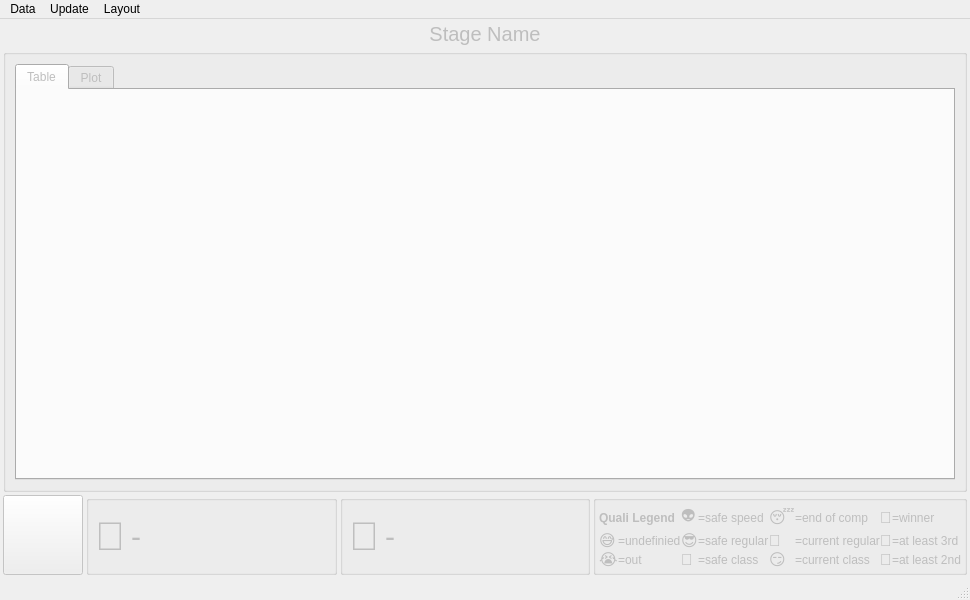
<?xml version="1.0" encoding="UTF-8"?>
<ui version="4.0">
 <class>NCM_Ranking</class>
 <widget class="QMainWindow" name="NCM_Ranking">
  <property name="geometry">
   <rect>
    <x>0</x>
    <y>0</y>
    <width>970</width>
    <height>600</height>
   </rect>
  </property>
  <property name="windowTitle">
   <string>MainWindow</string>
  </property>
  <widget class="QWidget" name="centralwidget">
   <property name="enabled">
    <bool>false</bool>
   </property>
   <layout class="QGridLayout" name="gridLayout_2">
    <property name="leftMargin">
     <number>3</number>
    </property>
    <property name="topMargin">
     <number>3</number>
    </property>
    <property name="rightMargin">
     <number>3</number>
    </property>
    <property name="bottomMargin">
     <number>3</number>
    </property>
    <property name="spacing">
     <number>3</number>
    </property>
    <item row="1" column="0" colspan="4">
     <widget class="QGroupBox" name="groupBox">
      <property name="title">
       <string/>
      </property>
      <layout class="QGridLayout" name="gridLayout">
       <item row="0" column="0">
        <widget class="QTabWidget" name="tabWidget_Ranking">
         <property name="currentIndex">
          <number>0</number>
         </property>
         <widget class="QWidget" name="tab">
          <attribute name="title">
           <string>Table</string>
          </attribute>
          <layout class="QGridLayout" name="gridLayout_6">
           <property name="leftMargin">
            <number>0</number>
           </property>
           <property name="topMargin">
            <number>0</number>
           </property>
           <property name="rightMargin">
            <number>0</number>
           </property>
           <property name="bottomMargin">
            <number>0</number>
           </property>
           <property name="spacing">
            <number>0</number>
           </property>
           <item row="0" column="0">
            <layout class="QHBoxLayout" name="horizontalLayout_Rankings"/>
           </item>
          </layout>
         </widget>
         <widget class="QWidget" name="tab_2">
          <attribute name="title">
           <string>Plot</string>
          </attribute>
          <layout class="QGridLayout" name="gridLayout_7">
           <property name="leftMargin">
            <number>0</number>
           </property>
           <property name="topMargin">
            <number>0</number>
           </property>
           <property name="rightMargin">
            <number>0</number>
           </property>
           <property name="bottomMargin">
            <number>0</number>
           </property>
           <property name="spacing">
            <number>0</number>
           </property>
           <item row="0" column="0">
            <layout class="QGridLayout" name="gridLayout_RankingGraphical"/>
           </item>
          </layout>
         </widget>
        </widget>
       </item>
      </layout>
     </widget>
    </item>
    <item row="2" column="2">
     <widget class="QGroupBox" name="groupBox_3">
      <property name="minimumSize">
       <size>
        <width>0</width>
        <height>80</height>
       </size>
      </property>
      <property name="maximumSize">
       <size>
        <width>16777215</width>
        <height>80</height>
       </size>
      </property>
      <property name="title">
       <string/>
      </property>
      <layout class="QGridLayout" name="gridLayout_4">
       <property name="leftMargin">
        <number>6</number>
       </property>
       <property name="topMargin">
        <number>6</number>
       </property>
       <property name="rightMargin">
        <number>6</number>
       </property>
       <property name="bottomMargin">
        <number>6</number>
       </property>
       <item row="0" column="0">
        <widget class="QLabel" name="label_2">
         <property name="sizePolicy">
          <sizepolicy hsizetype="Maximum" vsizetype="Maximum">
           <horstretch>0</horstretch>
           <verstretch>0</verstretch>
          </sizepolicy>
         </property>
         <property name="styleSheet">
          <string notr="true">font-size: 40px;</string>
         </property>
         <property name="text">
          <string>🤙</string>
         </property>
         <property name="alignment">
          <set>Qt::AlignRight|Qt::AlignTrailing|Qt::AlignVCenter</set>
         </property>
        </widget>
       </item>
       <item row="0" column="1">
        <widget class="QLabel" name="label_MostEpicMove">
         <property name="styleSheet">
          <string notr="true">font-size: 30px;</string>
         </property>
         <property name="text">
          <string>-</string>
         </property>
        </widget>
       </item>
      </layout>
     </widget>
    </item>
    <item row="2" column="0">
     <widget class="QPushButton" name="pushButton_DavidEilenstein">
      <property name="minimumSize">
       <size>
        <width>80</width>
        <height>80</height>
       </size>
      </property>
      <property name="maximumSize">
       <size>
        <width>80</width>
        <height>80</height>
       </size>
      </property>
      <property name="text">
       <string/>
      </property>
     </widget>
    </item>
    <item row="2" column="1">
     <widget class="QGroupBox" name="groupBox_2">
      <property name="sizePolicy">
       <sizepolicy hsizetype="Preferred" vsizetype="Maximum">
        <horstretch>0</horstretch>
        <verstretch>0</verstretch>
       </sizepolicy>
      </property>
      <property name="minimumSize">
       <size>
        <width>0</width>
        <height>80</height>
       </size>
      </property>
      <property name="maximumSize">
       <size>
        <width>16777215</width>
        <height>80</height>
       </size>
      </property>
      <property name="title">
       <string/>
      </property>
      <layout class="QGridLayout" name="gridLayout_3">
       <property name="leftMargin">
        <number>6</number>
       </property>
       <property name="topMargin">
        <number>6</number>
       </property>
       <property name="rightMargin">
        <number>6</number>
       </property>
       <property name="bottomMargin">
        <number>6</number>
       </property>
       <item row="0" column="2">
        <widget class="QLabel" name="label_FailOfTheDay">
         <property name="styleSheet">
          <string notr="true">font-size: 30px;</string>
         </property>
         <property name="text">
          <string>-</string>
         </property>
        </widget>
       </item>
       <item row="0" column="1">
        <widget class="QLabel" name="label_3">
         <property name="sizePolicy">
          <sizepolicy hsizetype="Maximum" vsizetype="Maximum">
           <horstretch>0</horstretch>
           <verstretch>0</verstretch>
          </sizepolicy>
         </property>
         <property name="styleSheet">
          <string notr="true">font-size: 40px;</string>
         </property>
         <property name="text">
          <string>💩</string>
         </property>
         <property name="alignment">
          <set>Qt::AlignRight|Qt::AlignTrailing|Qt::AlignVCenter</set>
         </property>
        </widget>
       </item>
      </layout>
     </widget>
    </item>
    <item row="0" column="0" colspan="4">
     <widget class="QLabel" name="label_StageName">
      <property name="sizePolicy">
       <sizepolicy hsizetype="Preferred" vsizetype="Maximum">
        <horstretch>0</horstretch>
        <verstretch>0</verstretch>
       </sizepolicy>
      </property>
      <property name="styleSheet">
       <string notr="true">font-size: 20px;</string>
      </property>
      <property name="text">
       <string>Stage Name</string>
      </property>
      <property name="alignment">
       <set>Qt::AlignCenter</set>
      </property>
     </widget>
    </item>
    <item row="2" column="3">
     <widget class="QGroupBox" name="groupBox_4">
      <property name="sizePolicy">
       <sizepolicy hsizetype="Maximum" vsizetype="Preferred">
        <horstretch>0</horstretch>
        <verstretch>0</verstretch>
       </sizepolicy>
      </property>
      <property name="minimumSize">
       <size>
        <width>0</width>
        <height>80</height>
       </size>
      </property>
      <property name="maximumSize">
       <size>
        <width>16777215</width>
        <height>80</height>
       </size>
      </property>
      <property name="title">
       <string/>
      </property>
      <layout class="QGridLayout" name="gridLayout_5">
       <property name="leftMargin">
        <number>3</number>
       </property>
       <property name="topMargin">
        <number>3</number>
       </property>
       <property name="rightMargin">
        <number>3</number>
       </property>
       <property name="bottomMargin">
        <number>3</number>
       </property>
       <property name="spacing">
        <number>0</number>
       </property>
       <item row="0" column="8">
        <widget class="QLabel" name="label_13">
         <property name="text">
          <string>=winner</string>
         </property>
        </widget>
       </item>
       <item row="2" column="0">
        <widget class="QLabel" name="label_16">
         <property name="styleSheet">
          <string notr="true">font-size: 16px;</string>
         </property>
         <property name="text">
          <string>😅</string>
         </property>
        </widget>
       </item>
       <item row="0" column="3">
        <widget class="QLabel" name="label_8">
         <property name="text">
          <string>=safe speed</string>
         </property>
        </widget>
       </item>
       <item row="2" column="8">
        <widget class="QLabel" name="label_14">
         <property name="text">
          <string>=at least 3rd</string>
         </property>
        </widget>
       </item>
       <item row="3" column="3">
        <widget class="QLabel" name="label_6">
         <property name="text">
          <string>=safe class</string>
         </property>
        </widget>
       </item>
       <item row="0" column="4">
        <widget class="QLabel" name="label_20">
         <property name="styleSheet">
          <string notr="true">font-size: 16px;</string>
         </property>
         <property name="text">
          <string>😴</string>
         </property>
        </widget>
       </item>
       <item row="2" column="1">
        <widget class="QLabel" name="label_4">
         <property name="text">
          <string>=undefinied</string>
         </property>
        </widget>
       </item>
       <item row="0" column="6">
        <widget class="QLabel" name="label_5">
         <property name="text">
          <string>=end of comp</string>
         </property>
        </widget>
       </item>
       <item row="3" column="4">
        <widget class="QLabel" name="label_22">
         <property name="styleSheet">
          <string notr="true">font-size: 16px;</string>
         </property>
         <property name="text">
          <string>😏</string>
         </property>
        </widget>
       </item>
       <item row="3" column="8">
        <widget class="QLabel" name="label_12">
         <property name="text">
          <string>=at least 2nd</string>
         </property>
        </widget>
       </item>
       <item row="2" column="2">
        <widget class="QLabel" name="label_18">
         <property name="styleSheet">
          <string notr="true">font-size: 16px;</string>
         </property>
         <property name="text">
          <string>😎</string>
         </property>
        </widget>
       </item>
       <item row="0" column="2">
        <widget class="QLabel" name="label_17">
         <property name="styleSheet">
          <string notr="true">font-size: 16px;</string>
         </property>
         <property name="text">
          <string>👽</string>
         </property>
        </widget>
       </item>
       <item row="2" column="4">
        <widget class="QLabel" name="label_21">
         <property name="styleSheet">
          <string notr="true">font-size: 16px;</string>
         </property>
         <property name="text">
          <string>🙂</string>
         </property>
        </widget>
       </item>
       <item row="3" column="6">
        <widget class="QLabel" name="label_11">
         <property name="text">
          <string>=current class</string>
         </property>
        </widget>
       </item>
       <item row="0" column="0" colspan="2">
        <widget class="QLabel" name="label">
         <property name="styleSheet">
          <string notr="true">font-weight: bold;</string>
         </property>
         <property name="text">
          <string>Quali Legend</string>
         </property>
        </widget>
       </item>
       <item row="3" column="2">
        <widget class="QLabel" name="label_19">
         <property name="styleSheet">
          <string notr="true">font-size: 16px;</string>
         </property>
         <property name="text">
          <string>🤩</string>
         </property>
        </widget>
       </item>
       <item row="2" column="3">
        <widget class="QLabel" name="label_7">
         <property name="text">
          <string>=safe regular</string>
         </property>
        </widget>
       </item>
       <item row="3" column="1">
        <widget class="QLabel" name="label_9">
         <property name="text">
          <string>=out</string>
         </property>
        </widget>
       </item>
       <item row="3" column="0">
        <widget class="QLabel" name="label_15">
         <property name="styleSheet">
          <string notr="true">font-size: 16px;</string>
         </property>
         <property name="text">
          <string>😭</string>
         </property>
        </widget>
       </item>
       <item row="2" column="6">
        <widget class="QLabel" name="label_10">
         <property name="text">
          <string>=current regular</string>
         </property>
        </widget>
       </item>
       <item row="0" column="7">
        <widget class="QLabel" name="label_23">
         <property name="styleSheet">
          <string notr="true">font-size: 16px;</string>
         </property>
         <property name="text">
          <string>🥇</string>
         </property>
        </widget>
       </item>
       <item row="2" column="7">
        <widget class="QLabel" name="label_24">
         <property name="styleSheet">
          <string notr="true">font-size: 16px;</string>
         </property>
         <property name="text">
          <string>🥉</string>
         </property>
        </widget>
       </item>
       <item row="3" column="7">
        <widget class="QLabel" name="label_25">
         <property name="styleSheet">
          <string notr="true">font-size: 16px;</string>
         </property>
         <property name="text">
          <string>🥈</string>
         </property>
        </widget>
       </item>
      </layout>
     </widget>
    </item>
   </layout>
  </widget>
  <widget class="QMenuBar" name="menubar">
   <property name="geometry">
    <rect>
     <x>0</x>
     <y>0</y>
     <width>970</width>
     <height>21</height>
    </rect>
   </property>
   <widget class="QMenu" name="menuData">
    <property name="title">
     <string>Data</string>
    </property>
    <addaction name="actionSelect_Data"/>
    <addaction name="actionExport_Competitor_List_from_current_ranking"/>
    <addaction name="actionSave_Screenshot"/>
   </widget>
   <widget class="QMenu" name="menuUpdate">
    <property name="title">
     <string>Update</string>
    </property>
    <addaction name="actionUpdate_now"/>
    <addaction name="actionUpdate_automatically"/>
   </widget>
   <widget class="QMenu" name="menuLayout">
    <property name="title">
     <string>Layout</string>
    </property>
    <addaction name="actionChange_table_layout"/>
   </widget>
   <addaction name="menuData"/>
   <addaction name="menuUpdate"/>
   <addaction name="menuLayout"/>
  </widget>
  <widget class="QStatusBar" name="statusbar"/>
  <action name="actionSelect_Data">
   <property name="text">
    <string>Select Data</string>
   </property>
  </action>
  <action name="actionUpdate_now">
   <property name="enabled">
    <bool>false</bool>
   </property>
   <property name="text">
    <string>Update now</string>
   </property>
   <property name="shortcut">
    <string>F5</string>
   </property>
  </action>
  <action name="actionUpdate_automatically">
   <property name="checkable">
    <bool>true</bool>
   </property>
   <property name="enabled">
    <bool>false</bool>
   </property>
   <property name="text">
    <string>Update automatically</string>
   </property>
   <property name="shortcut">
    <string>F6</string>
   </property>
  </action>
  <action name="actionChange_table_layout">
   <property name="enabled">
    <bool>false</bool>
   </property>
   <property name="text">
    <string>Change table layout</string>
   </property>
  </action>
  <action name="actionExport_Competitor_List_from_current_ranking">
   <property name="enabled">
    <bool>false</bool>
   </property>
   <property name="text">
    <string>Export Competitor List from current ranking</string>
   </property>
  </action>
  <action name="actionSave_Screenshot">
   <property name="text">
    <string>Save Screenshot</string>
   </property>
   <property name="shortcut">
    <string>Ctrl+S</string>
   </property>
  </action>
 </widget>
 <resources/>
 <connections/>
</ui>
